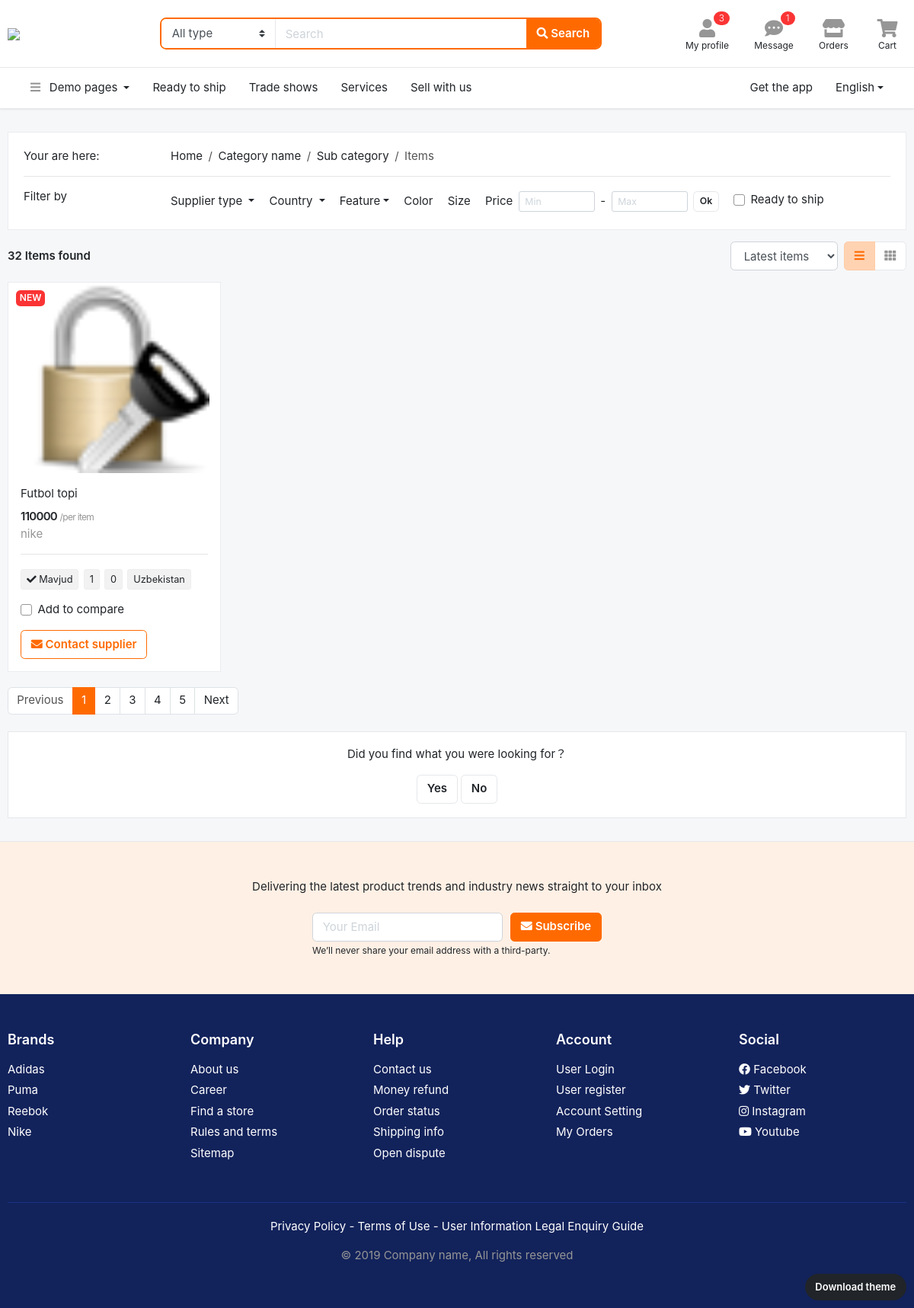
The page /main/bolim/6 on the database its author committed.
### asosiy/models.py (models this page shows, shortened)
class Mahsulot(models.Model):
    nom=models.CharField(max_length=55)
    batafsil=models.TextField()
    narx=models.PositiveIntegerField()
    brend=models.CharField(max_length=25)
    chegirma=models.PositiveIntegerField(default=0)
    kafolat=models.CharField(max_length=25)
    yetkazish=models.CharField(max_length=55)
    mavjud=models.BooleanField(default=True)
    davlat=models.CharField(max_length=35)
    bolim=models.ForeignKey(Bolim, on_delete=models.CASCADE)

class Media(models.Model):
    rasm=models.FileField()
    mahsulot=models.ForeignKey(Mahsulot, on_delete=models.CASCADE)

### asosiy/views.py (the view)
# urls.py: path('bolim/<int:pk>', MahsulotlarView.as_view(), name="mahsulotlar"),
class MahsulotlarView(View):
    def get(self, request, pk):
        content = {
            "mahsulotlar" : Mahsulot.objects.filter(bolim = pk)
        }
        return render(request, 'page-listing-grid.html', content)

### templates/page-listing-grid.html (shortened to what this page needs)
{% extends 'header.html' %}
{% block content %}
<section class="section-content padding-y">
<div class="container">
<div class="card mb-3">
	<div class="card-body">
<div class="row">
	<div class="col-md-2"> Your are here: </div>
	<nav class="col-md-8">
	<ol class="breadcrumb">
	    <li class="breadcrumb-item"><a href="#">Home</a></li>
	    <li class="breadcrumb-item"><a href="#">Category name</a></li>
	    <li class="breadcrumb-item"><a href="#">Sub category</a></li>
	    <li class="breadcrumb-item active" aria-current="page">Items</li>
	</ol>
	</nav>
</div>
<hr>
<div class="row">
	<div class="col-md-2">Filter by</div>
	<div class="col-md-10">
		<ul class="list-inline">
		  <li class="list-inline-item mr-3 dropdown"><a href="#" class="dropdown-toggle" data-toggle="dropdown">   Supplier type </a>
	      </li>
	      <li class="list-inline-item mr-3 dropdown">
	      	<a href="#" class="dropdown-toggle" data-toggle="dropdown">  Country </a>
	      </li>
		  <li class="list-inline-item mr-3 dropdown">
		  	<a href="#" class="dropdown-toggle" data-toggle="dropdown">Feature</a>
		  </li>
		  <li class="list-inline-item mr-3"><a href="#">Color</a></li>
		  <li class="list-inline-item mr-3"><a href="#">Size</a></li>
		  <li class="list-inline-item mr-3">
		  	<div class="form-inline">
		  		<label class="mr-2">Price</label>
				<input class="form-control form-control-sm" placeholder="Min" type="number">
					<span class="px-2"> - </span>
				<input class="form-control form-control-sm" placeholder="Max" type="number">
				<button type="submit" class="btn btn-sm btn-light ml-2">Ok</button>
			</div>
		  </li>
		  <li class="list-inline-item mr-3">
		  	<label class="custom-control mt-1 custom-checkbox">
			  <div class="custom-control-label">Ready to ship
			  </div>
			</label>
		  </li>
		</ul>
	</div>
</div>
	</div>
</div>
<header class="mb-3">
		<div class="form-inline">
			<strong class="mr-md-auto">32 Items found </strong>
			<select class="mr-2 form-control">
				<option>Latest items</option>
			</select>
			<div class="btn-group">
				<a href="page-listing-grid.html" class="btn btn-light active" data-toggle="tooltip" title="List view">
					<i class="fa fa-bars"></i></a>
				<a href="page-listing-large.html" class="btn btn-light" data-toggle="tooltip" title="Grid view">
					<i class="fa fa-th"></i></a>
			</div>
		</div>
</header>
<div class="row">
	{% for mahsulot in mahsulotlar %}
	<div class="col-md-3">
		<figure class="card card-product-grid">
			<div class="img-wrap">
				<span class="badge badge-danger"> NEW </span>
				<a href="/main/mahsulot/{{mahsulot.id}}"><img src="{{ mahsulot.media_set.first.rasm.url }}"></a>
			</div>
			<figcaption class="info-wrap">
					<a href="#" class="title mb-2">{{ mahsulot.nom }}</a>
					<div class="price-wrap">
						<span class="price">{{ mahsulot.narx }}</span>
						<small class="text-muted">/per item</small>
					</div>
					<p class="text-muted ">{{ mahsulot.brend }}</p>
					<hr>
					<p class="mb-3">
						{% if mahsulot.mavjud %}
						<span class="tag"> <i class="fa fa-check"></i> Mavjud</span>
						{% else %}
						<span class="tag"> <i class="fa fa-times"></i> Mavjud emas</span>
						{% endif %}
						<span class="tag">{{ mahsulot.kafolat }}</span>
						<span class="tag"> {{ mahsulot.izoh_set.count }}</span>
						<span class="tag"> {{ mahsulot.davlat}} </span>
					</p>
					<label class="custom-control mb-3 custom-checkbox">
					  <div class="custom-control-label">Add to compare
					  </div>
					</label>
					<a href="#" class="btn btn-outline-primary"> <i class="fa fa-envelope"></i> Contact supplier </a>
			</figcaption>
		</figure>
	</div>
	{% endfor %}
</div>
<nav class="mb-4" aria-label="Page navigation sample">
  <ul class="pagination">
    <li class="page-item disabled"><a class="page-link" href="#">Previous</a></li>
    <li class="page-item active"><a class="page-link" href="#">1</a></li>
    <li class="page-item"><a class="page-link" href="#">2</a></li>
    <li class="page-item"><a class="page-link" href="#">3</a></li>
    <li class="page-item"><a class="page-link" href="#">4</a></li>
    <li class="page-item"><a class="page-link" href="#">5</a></li>
    <li class="page-item"><a class="page-link" href="#">Next</a></li>
  </ul>
</nav>
<div class="box text-center">
	<p>Did you find what you were looking for？</p>
	<a href="" class="btn btn-light">Yes</a>
	<a href="" class="btn btn-light">No</a>
</div>
</div>
</section>
<section class="padding-y-lg bg-light border-top">
<div class="container">
<p class="pb-2 text-center">Delivering the latest product trends and industry news straight to your inbox</p>
<div class="row justify-content-md-center">
	<div class="col-lg-4 col-sm-6">
<form class="form-row">
		<div class="col-8">
		<input class="form-control" placeholder="Your Email" type="email">
		</div>
		<div class="col-4">
		<button type="submit" class="btn btn-block btn-warning"> <i class="fa fa-envelope"></i> Subscribe </button>
		</div>
</form>
<small class="form-text">We’ll never share your email address with a third-party. </small>
	</div>
</div>
</div>
</section>
<footer class="section-footer bg-secondary">
	<div class="container">
		<section class="footer-top padding-y-lg text-white">
			<div class="row">
				<aside class="col-md col-6">
					<h6 class="title">Brands</h6>
					<ul class="list-unstyled">
						<li> <a href="#">Adidas</a></li>
						<li> <a href="#">Puma</a></li>
						<li> <a href="#">Reebok</a></li>
						<li> <a href="#">Nike</a></li>
					</ul>
				</aside>
				<aside class="col-md col-6">
					<h6 class="title">Company</h6>
					<ul class="list-unstyled">
						<li> <a href="#">About us</a></li>
						<li> <a href="#">Career</a></li>
						<li> <a href="#">Find a store</a></li>
						<li> <a href="#">Rules and terms</a></li>
						<li> <a href="#">Sitemap</a></li>
					</ul>
				</aside>
				<aside class="col-md col-6">
					<h6 class="title">Help</h6>
					<ul class="list-unstyled">
						<li> <a href="#">Contact us</a></li>
						<li> <a href="#">Money refund</a></li>
						<li> <a href="#">Order status</a></li>
						<li> <a href="#">Shipping info</a></li>
						<li> <a href="#">Open dispute</a></li>
					</ul>
				</aside>
				<aside class="col-md col-6">
					<h6 class="title">Account</h6>
					<ul class="list-unstyled">
						<li> <a href="#"> User Login </a></li>
						<li> <a href="#"> User register </a></li>
						<li> <a href="#"> Account Setting </a></li>
						<li> <a href="#"> My Orders </a></li>
					</ul>
				</aside>
				<aside class="col-md">
					<h6 class="title">Social</h6>
					<ul class="list-unstyled">
						<li><a href="#"> <i class="fab fa-facebook"></i> Facebook </a></li>
						<li><a href="#"> <i class="fab fa-twitter"></i> Twitter </a></li>
						<li><a href="#"> <i class="fab fa-instagram"></i> Instagram </a></li>
						<li><a href="#"> <i class="fab fa-youtube"></i> Youtube </a></li>
					</ul>
				</aside>
			</div>
		</section>
		<section class="footer-bottom text-center">
				<p class="text-white">Privacy Policy - Terms of Use - User Information Legal Enquiry Guide</p>
				<p class="text-muted"> &copy 2019 Company name, All rights reserved </p>
				<br>
		</section>
	</div>
</footer>
{% endblock %}

### static/css/ui.css (style rules this page uses)
html { font-family:'Inter', sans-serif;font-size:15px }
.img-wrap { text-align:center;display:block }
.img-wrap img { max-width:100% }
.price-wrap { letter-spacing:-0.7px }
.padding-y { padding-top:30px;padding-bottom:30px }
.padding-y-lg { padding-top:48px;padding-bottom:48px }
figure { margin-bottom:0 }
.section-footer ul li { margin-bottom:5px }
.section-footer ul a { color:inherit }
.section-footer .title { font-weight:600;margin-bottom:16px;font-size:18px }
.footer-bottom { padding-top:20px;padding-bottom:20px;border-top:1px solid #1a3286 }
.btn-light { background-color:#fff;border-color:#e5e7ea }
.btn-light i { color:#969696 }
.btn-light.active i { color:#ff6a00 }
.list-inline { margin-bottom:0 }
.list-inline-item { vertical-align:middle }
[class*="list-"] li:after { visibility:hidden;display:block;content:"";overflow:hidden;height:0;clear:both }
[class*='card-product'] a.title { color:#212529;display:block }
[class*='card-product'] .img-wrap .badge { top:10px;left:10px;position:absolute }
[class*='card-product'] p { margin-bottom:0 }
[class*='card-product'] .img-wrap { overflow:hidden;position:relative }
[class*='card-product'] .img-wrap img { height:100%;max-width:100%;width:auto;display:inline-block;-o-object-fit:cover;object-fit:cover }
.card-product-grid { margin-bottom:20px }
.card-product-grid .img-wrap { height:250px }
.card-product-grid .info-wrap { overflow:hidden;padding:16px }
.card .img-wrap { overflow:hidden }
.tag { display:inline-block;padding:3px 7px;background:#f2f2f2;border:1px solid #eee;border-radius:3px;margin-top:4px;margin-right:2px;font-size:85% }
.price { font-weight:600;color:#212529 }
.box { padding:18px;background:#fff;border:1px solid #e5e7ea }
.form-inline input[type='number'] { max-width:100px }
body { background-color:#f6f7f9 }

### rows shown on the page
Mahsulot: media_set.first.rasm (picture), nom "Futbol topi", narx "110000", brend "nike", mavjud True (drawn), kafolat "1", izoh_set.count "0", davlat "Uzbekistan"
